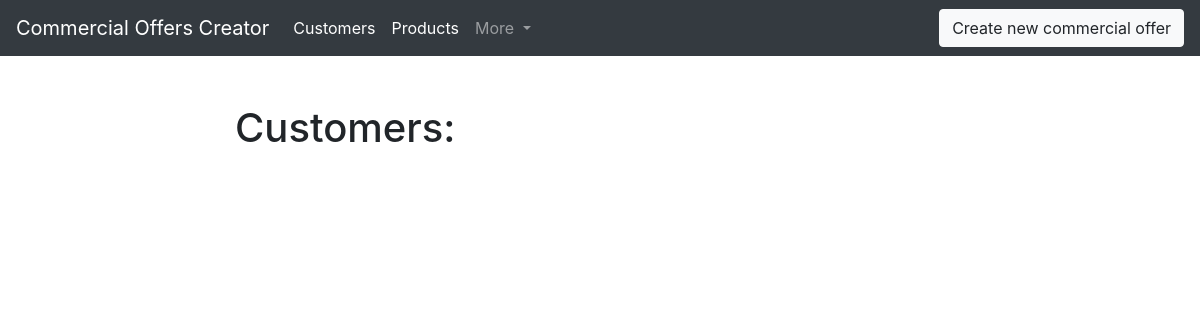
The page /COC/customers on the database as committed earlier.
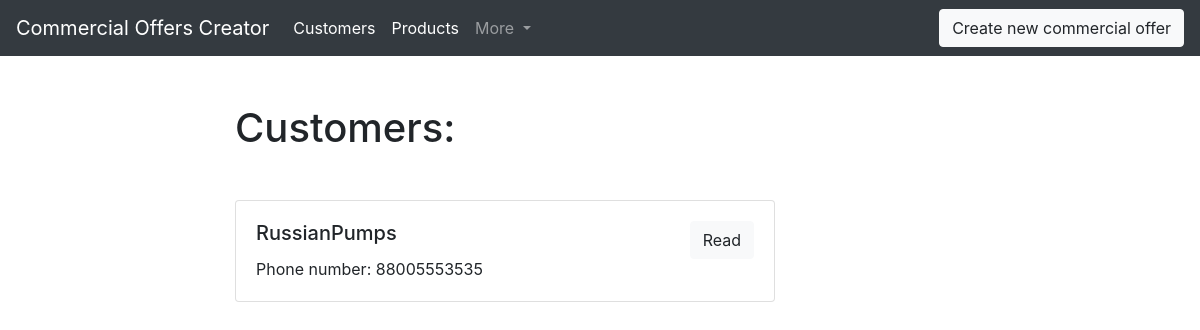
The same page on the database as committed later.
### COC/models.py (models this page shows, shortened)
class Customer(models.Model):
    denomination = models.CharField(max_length=150, db_index=True)
    id = models.AutoField(primary_key=True)
    address = models.CharField(max_length=150)
    index = models.CharField(max_length=6)
    telephone = models.CharField(max_length=11)
    contactPersonPhoneNumber = models.CharField(max_length=11, blank=True)
    contactPersonEmail = models.CharField(max_length=50, blank=True)
    price_group_discounts = models.ManyToManyField('PriceGroupDiscount', blank=True)
    def get_absolut_url(self):
        return reverse('customer_ditail_url', kwargs={'id': self.id})

### COC/views.py (the view)
# urls.py: path('customers', customers_list, name='customers_list_url'),
def customers_list(request):
    customers = Customer.objects.all()
    return render(request, 'COC/customers_list.html', context={'customers': customers})

### COC/templates/COC/customers_list.html (shortened to what this page needs)
{% extends 'COC/base_COC.html' %}
{% block content %}
  <h1 class="mb-5">Customers:</h1>
  {% for customer in customers %}
    {% include 'COC/includes/customer_card_template.html' %}
  {% endfor %}
{% endblock %}

### COC/templates/COC/includes/customer_card_template.html
<div class="card mb-4">
  <div class="card-body">
    <div class="row">
      <div class="col-sm-6">
        <h5 class="card-title">{{customer.denomination}}</h5>
        <p class="card-text">Phone number: {{customer.telephone}}</p>
      </div>
      <div class="col-sm-6 text-right">
        <a href="{{ customer.get_absolut_url }}" class="btn btn-light">Read</a>
      </div>
    </div>
  </div>
</div>

Rows that differ between the two databases and show on the page:
added Customer: denomination "RussianPumps", telephone "88005553535"
